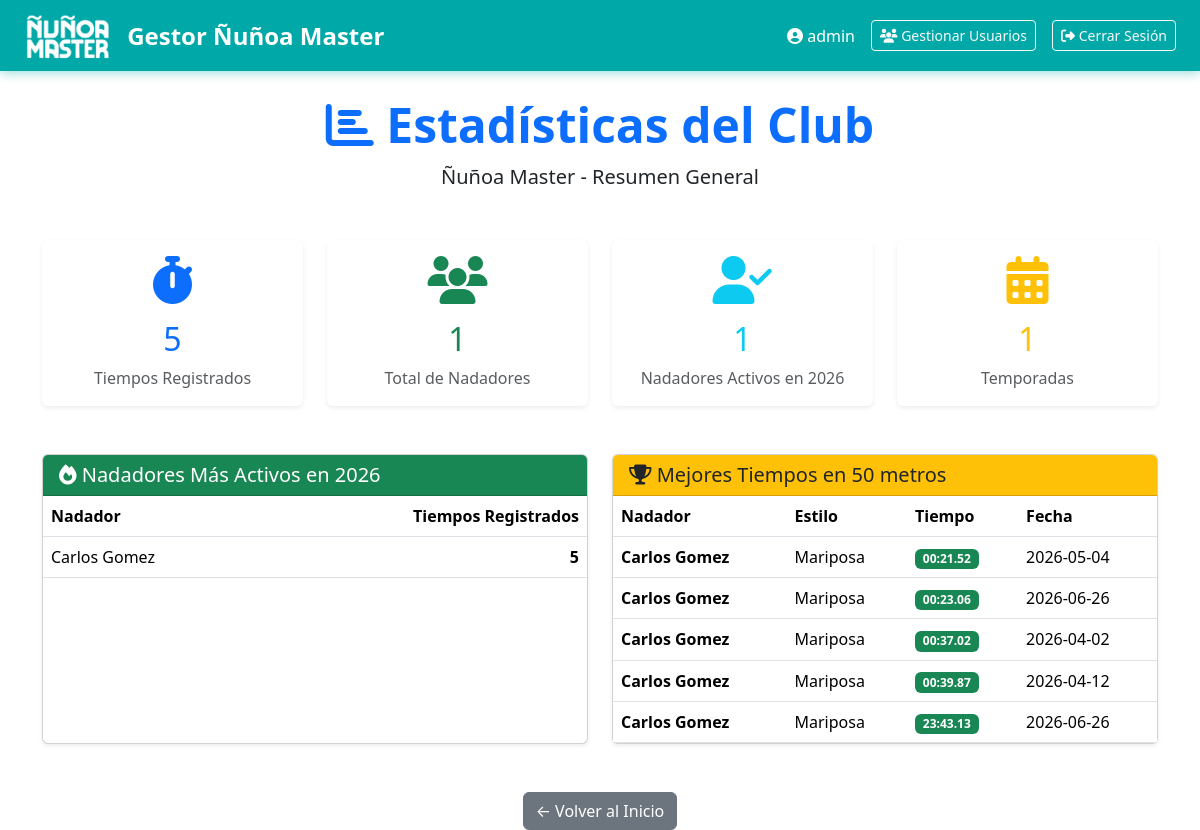
Page /estadisticas (signed in) on the committed database.
### tables this page shows
CREATE TABLE tiempos (
                id INTEGER PRIMARY KEY AUTOINCREMENT,
                nombre_nadador TEXT NOT NULL,
                estilo TEXT NOT NULL,
                distancia INTEGER NOT NULL,
                piscina TEXT DEFAULT '25 metros',
                tiempo TEXT NOT NULL,
                tiempo_segundos REAL NOT NULL,
                fecha DATE NOT NULL,
                created_at TIMESTAMP DEFAULT CURRENT_TIMESTAMP
            );

### app.py (the view)
@app.route('/estadisticas')
@login_required
def estadisticas_club():
    stats = gestor_tiempos.obtener_estadisticas_club()
    return render_template('estadisticas.html',
                         stats=stats,
                         año_actual=datetime.now().year)

### app.py (called while the page is built)
def login_required(f):
    @wraps(f)
    def decorated_function(*args, **kwargs):
        if 'user_id' not in session:
            flash('Debes iniciar sesión', 'danger')
            return redirect(url_for('login'))
        return f(*args, **kwargs)
    return decorated_function

### templates/estadisticas.html (shortened to what this page needs)
{% extends 'base.html' %}
{% block content %}
<div class="text-center mb-5">
    <h2 class="display-5 fw-bold text-primary"><i class="fas fa-chart-bar"></i> Estadísticas del Club</h2>
    <p class="lead">Ñuñoa Master - Resumen General</p>
</div>
<div class="row g-4 mb-5">
    <div class="col-md-3">
        <div class="card text-center h-100 shadow-sm border-0">
            <div class="card-body">
                <i class="fas fa-stopwatch fa-3x text-primary mb-3"></i>
                <h2 class="text-primary">{{ stats.general.total_tiempos }}</h2>
                <p class="text-muted mb-0">Tiempos Registrados</p>
            </div>
        </div>
    </div>
    <div class="col-md-3">
        <div class="card text-center h-100 shadow-sm border-0">
            <div class="card-body">
                <i class="fas fa-users fa-3x text-success mb-3"></i>
                <h2 class="text-success">{{ stats.general.total_nadadores }}</h2>
                <p class="text-muted mb-0">Total de Nadadores</p>
            </div>
        </div>
    </div>
    <div class="col-md-3">
        <div class="card text-center h-100 shadow-sm border-0">
            <div class="card-body">
                <i class="fas fa-user-check fa-3x text-info mb-3"></i>
                <h2 class="text-info">{{ stats.general.total_nadadores }}</h2>
                <p class="text-muted mb-0">Nadadores Activos en {{ año_actual }}</p>
            </div>
        </div>
    </div>
    <div class="col-md-3">
        <div class="card text-center h-100 shadow-sm border-0">
            <div class="card-body">
                <i class="fas fa-calendar-alt fa-3x text-warning mb-3"></i>
                <h2 class="text-warning">{{ stats.temporadas }}</h2>
                <p class="text-muted mb-0">Temporadas</p>
            </div>
        </div>
    </div>
</div>
<div class="row g-4">
    <div class="col-lg-6">
        <div class="card shadow-sm h-100">
          <div class="card-header bg-success text-white">
            <h5 class="mb-0">
                <i class="fas fa-fire"></i> Nadadores Más Activos en {{ año_actual }}
            </h5>
        </div>
            <div class="card-body p-0">
                <table class="table table-hover mb-0">
                    <thead>
                        <tr>
                            <th>Nadador</th>
                            <th class="text-end">Tiempos Registrados</th>
                        </tr>
                    </thead>
                    <tbody>
                        {% for n in stats.mas_activos %}
                        <tr>
                            <td>{{ n.nombre_nadador }}</td>
                            <td class="text-end fw-bold">{{ n.total_tiempos }}</td>
                        </tr>
                        {% endfor %}
                    </tbody>
                </table>
            </div>
        </div>
    </div>
    <div class="col-lg-6">
        <div class="card shadow-sm h-100">
            <div class="card-header bg-warning text-dark">
            <h5 class="mb-0">
                <i class="fas fa-trophy"></i> Mejores Tiempos en 50 metros
            </h5>
        </div>
            <div class="card-body p-0">
                <table class="table table-hover mb-0">
                    <thead>
                        <tr>
                            <th>Nadador</th>
                            <th>Estilo</th>
                            <th>Tiempo</th>
                            <th>Fecha</th>
                        </tr>
                    </thead>
                    <tbody>
                        {% for p in stats.por_prueba[:8] %}
                        <tr>
                            <td><strong>{{ p.nombre_nadador or '—' }}</strong></td>
                            <td>{{ p.estilo }}</td>
                            <td><span class="badge bg-success">{{ p.tiempo }}</span></td>
                            <td>{{ p.fecha or '—' }}</td>
                        </tr>
                        {% endfor %}
                    </tbody>
                </table>
            </div>
        </div>
    </div>
</div>
<div class="text-center mt-5">
    <a href="/" class="btn btn-secondary">← Volver al Inicio</a>
</div>
{% endblock %}

### rows in the picture
tiempos: nombre_nadador "Carlos Gomez", estilo "Mariposa", tiempo "00:21.52", fecha "2026-05-04"
tiempos: nombre_nadador "Carlos Gomez", estilo "Mariposa", tiempo "00:23.06", fecha "2026-06-26"
tiempos: nombre_nadador "Carlos Gomez", estilo "Mariposa", tiempo "00:37.02", fecha "2026-04-02"
tiempos: nombre_nadador "Carlos Gomez", estilo "Mariposa", tiempo "00:39.87", fecha "2026-04-12"
tiempos: nombre_nadador "Carlos Gomez", estilo "Mariposa", tiempo "23:43.13", fecha "2026-06-26"

### other values in the picture
{{ session.username }} "admin"
{{ stats.general.total_tiempos }} "5"
{{ stats.general.total_nadadores }} "1"
{{ stats.temporadas }} "1"
{{ n.nombre_nadador }} "Carlos Gomez"
{{ n.total_tiempos }} "5"
